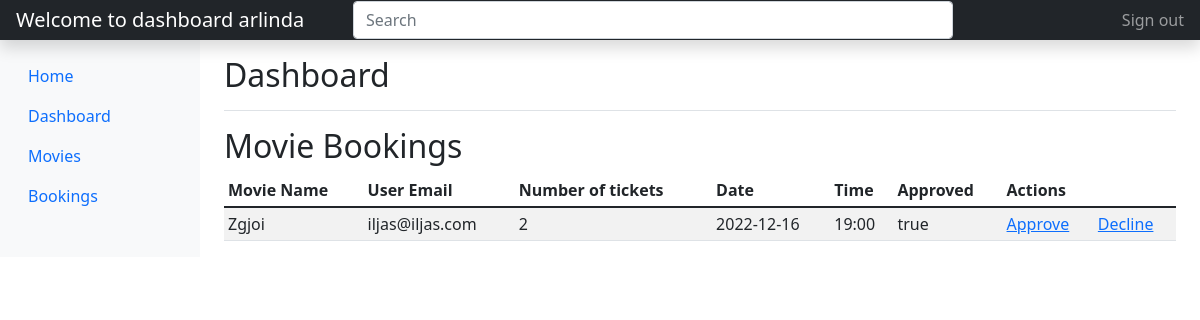
The page /bookings.php (signed in) on the database its author committed.
### tables this page shows
CREATE TABLE IF NOT EXISTS `bookings` (
  `id` INT(11) NOT NULL AUTO_INCREMENT,
  `user_id` INT(11) NOT NULL,
  `movie_id` INT(11) NOT NULL,
  `nr_tickets` INT(11) NOT NULL,
  `date` DATE NOT NULL,
  `time` VARCHAR(10) NOT NULL,
  `is_approved` ENUM('true', 'false') NOT NULL DEFAULT 'false',
  PRIMARY KEY (`id`),
  KEY `user_id` (`user_id`),
  KEY `movie_id` (`movie_id`)
);

CREATE TABLE IF NOT EXISTS `movies` (
  `id` INT(11) NOT NULL AUTO_INCREMENT,
  `movie_name` VARCHAR(255) NOT NULL,
  `movie_desc` TEXT NOT NULL,
  `movie_quality` VARCHAR(50) NOT NULL,
  `movie_rating` DECIMAL(3,1) NOT NULL,
  `movie_image` VARCHAR(255) NOT NULL,
  PRIMARY KEY (`id`)
);

CREATE TABLE IF NOT EXISTS `users` (
  `id` INT(11) NOT NULL AUTO_INCREMENT,
  `emri` VARCHAR(255) NOT NULL,
  `username` VARCHAR(255) NOT NULL UNIQUE,
  `email` VARCHAR(255) NOT NULL,
  `password` VARCHAR(255) NOT NULL,
  `is_admin` ENUM('true', 'false') NOT NULL DEFAULT 'false',
  PRIMARY KEY (`id`)
);

### bookings.php (the view, shortened to what this page needs)
<?php
	include_once('config.php');
	if (isset($_SESSION['is_admin']) && $_SESSION['is_admin'] == 'true') {
		$sql = "SELECT movies.movie_name, users.email, bookings.id, bookings.nr_tickets, bookings.date, bookings.is_approved, bookings.time FROM movies
		INNER JOIN bookings ON movies.id = bookings.movie_id
		INNER JOIN users ON users.id = bookings.user_id";
		$selectBookings = $conn->prepare($sql);
		$selectBookings->execute();
		$bookings_data = $selectBookings->fetchAll();
	}
?>
<!DOCTYPE html>
<html>
<head>
	<link href="https://cdn.jsdelivr.net/npm/bootstrap@5.1.3/dist/css/bootstrap.min.css" rel="stylesheet">
</head>
<body>
<header class="navbar navbar-dark sticky-top bg-dark flex-md-nowrap p-0 shadow">
  <a class="navbar-brand col-md-3 col-lg-2 me-0 px-3" href="#"><?php echo "Welcome to dashboard ".htmlspecialchars($_SESSION['username']); ?></a>
  <input class="form-control form-control-dark w-50" type="text" placeholder="Search" aria-label="Search">
  <div class="navbar-nav">
    <div class="nav-item text-nowrap">
      <a class="nav-link px-3" href="logout.php">Sign out</a>
    </div>
  </div>
</header>
<div class="container-fluid">
  <div class="row">
    <nav id="sidebarMenu" class="col-md-3 col-lg-2 d-md-block bg-light sidebar collapse">
      <div class="position-sticky pt-3">
        <ul class="nav flex-column">
           <?php if (isset($_SESSION['is_admin']) && $_SESSION['is_admin'] == 'true') { ?>
            <li class="nav-item">
              <a class="nav-link" href="home.php">Home</a>
            </li>
            <li class="nav-item">
              <a class="nav-link" href="dashboard.php">Dashboard</a>
            </li>
            <li class="nav-item">
              <a class="nav-link" href="list_movies.php">Movies</a>
            </li>
            <li class="nav-item">
              <a class="nav-link active" href="bookings.php">Bookings</a>
            </li>
        <?php } ?>
        </ul>
      </div>
    </nav>
    <main class="col-md-9 ms-sm-auto col-lg-10 px-md-4">
      <div class="d-flex justify-content-between flex-wrap flex-md-nowrap align-items-center pt-3 pb-2 mb-3 border-bottom">
        <h1 class="h2">Dashboard</h1>
      </div>
      <h2>Movie Bookings</h2>
      <div class="table-responsive">
        <table class="table table-striped table-sm">
          <thead>
            <tr>
              <th scope="col">Movie Name</th>
              <th scope="col">User Email</th>
              <th scope="col">Number of tickets</th>
              <th scope="col">Date</th>
              <th scope="col">Time</th>
              <th scope="col">Approved</th>
              <?php if (isset($_SESSION['is_admin']) && $_SESSION['is_admin'] == 'true') { ?>
                <th scope="col" colspan="2">Actions</th>
              <?php } ?>
            </tr>
          </thead>
          <tbody>
          <?php if (isset($_SESSION['is_admin']) && $_SESSION['is_admin'] == 'true') { ?>
            <?php foreach ($bookings_data as $booking_data) { ?>
               <tr>
                <td><?php echo htmlspecialchars($booking_data['movie_name']); ?></td>
                <td><?php echo htmlspecialchars($booking_data['email']); ?></td>
                <td><?php echo htmlspecialchars($booking_data['nr_tickets']); ?></td>
                <td><?php echo htmlspecialchars($booking_data['date']); ?></td>
                <td><?php echo htmlspecialchars($booking_data['time']); ?></td>
                <td><?php echo htmlspecialchars($booking_data['is_approved']); ?></td>
                <td><a href="approve.php?id=<?= $booking_data['id'];?>">Approve</a></td>
                <td><a href="decline.php?id=<?= $booking_data['id'];?>">Decline</a></td>
              </tr>
           <?php } ?>
          <?php } ?>
          </tbody>
        </table>
      </div>
    </main>
  </div>
</div>
</body>
</html>

### rows shown on the page
bookings: movie.movie_name "Zgjoi", user.email "iljas@iljas.com", nr_tickets "2", date "2022-12-16", time "19:00", is_approved "true"

### other values the page prints
$_SESSION['username'] "arlinda"
